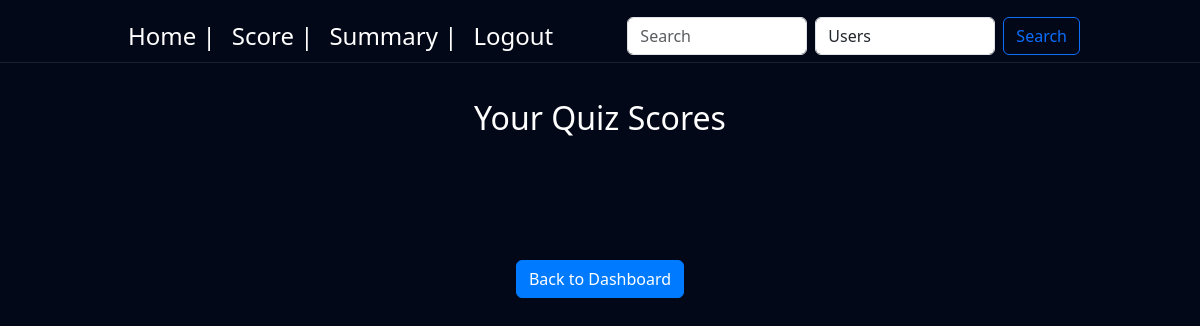
Page /scores (signed in) on the earlier database version.
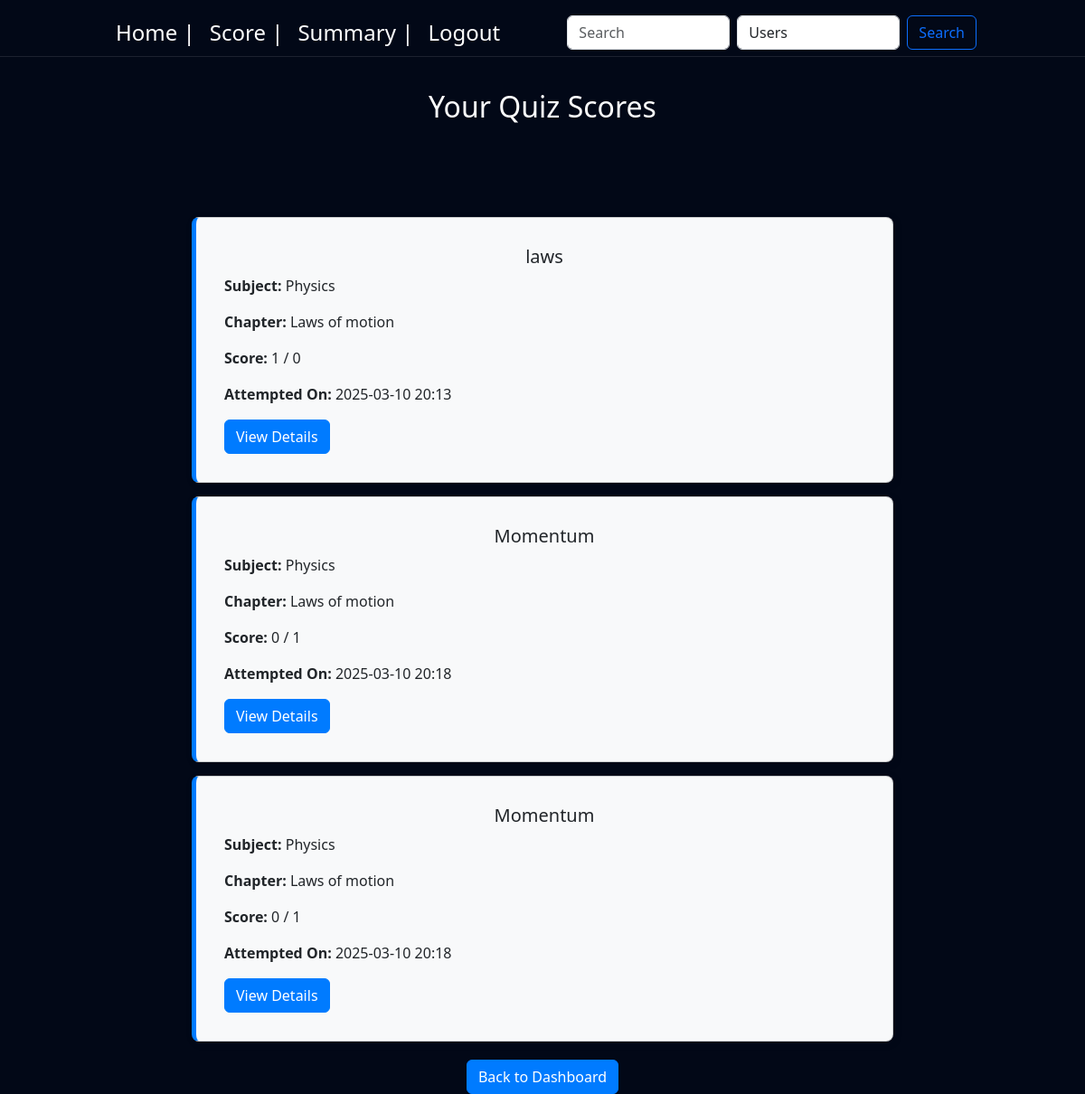
Same page on the later database version.
### controller/models.py (models this page shows)
class Score(db.Model):
    id = db.Column(db.Integer, primary_key=True, autoincrement=True)
    quiz_id = db.Column(db.Integer, db.ForeignKey('quiz.id'), nullable=False)
    user_id = db.Column(db.Integer, db.ForeignKey('user.user_id'), nullable=False)
    time_stamp_of_attempt = db.Column(db.DateTime, nullable=False)
    total_scored = db.Column(db.Integer, nullable=False)

class Quiz(db.Model):
    id = db.Column(db.Integer, primary_key=True, autoincrement=True)
    title = db.Column(db.String(255), nullable=False)
    chapter_id = db.Column(db.Integer, db.ForeignKey('chapter.id'), nullable=False)
    date_of_quiz = db.Column(db.Date, nullable=False)
    time_duration = db.Column(db.Integer, nullable=False)
    time_start = db.Column(db.Time, nullable=False)
    remarks = db.Column(db.String(500))
    questions = db.relationship('Question', backref='quiz', lazy=True)
    scores = db.relationship('Score', backref='quiz', lazy=True)

class Subject(db.Model):
    id = db.Column(db.Integer, primary_key=True, autoincrement=True)
    name = db.Column(db.String(50), unique=True, nullable=False)
    description = db.Column(db.String(50))
    chapters = db.relationship('Chapter', backref='subject', lazy=True)

class Chapter(db.Model):
    id = db.Column(db.Integer, primary_key=True, autoincrement=True)
    name = db.Column(db.String(150), nullable=False)
    description = db.Column(db.String(500))
    subject_id = db.Column(db.Integer, db.ForeignKey('subject.id'), nullable=False)
    quizzes = db.relationship('Quiz', backref='chapter', lazy=True)

### controller/routes.py (the view)
@app.route('/scores')
@login_required
def scores():
    user_scores = Score.query.filter_by(user_id=current_user.user_id).all()
    return render_template('scores.html', scores=user_scores)

### controller/models.py (called while the page is built)
    @property
    def is_admin(self):
        return any(role.name == 'admin' for role in self.roles)

### main.py (called while the page is built)
@login_manager.user_loader
def load_user(user_id):
    return User.query.get(int(user_id))

### templates/scores.html (shortened to what this page needs)
<!DOCTYPE html>
<html lang="en">
<head>
    {% block bootstrap_css %}
    <link href="https://cdn.jsdelivr.net/npm/bootstrap@5.3.3/dist/css/bootstrap.min.css" rel="stylesheet"
>
    {% endblock %}
    {% block custom_css %}
    <link rel="stylesheet" href="{{ url_for('static', filename='styles.css') }}">
    {% endblock %}
</head>
<body>
    {% include 'navbar2.html' %}
    {% block content %}
    <div class="heading">
    <h2 class="text-center">Your Quiz Scores</h2>
    </div>
    <div class="container">
        {% for score in scores %}
            <div class="card score-box">
                <div class="card-body">
                    <center><h5 class="card-title">{{ score.quiz.title }}</h5></center>
                    <p><strong>Subject:</strong> {{ score.quiz.chapter.subject.name }}</p>
                    <p><strong>Chapter:</strong> {{ score.quiz.chapter.name }}</p>
                    <p><strong>Score:</strong> {{ score.total_scored }} / {{ score.quiz.questions|length }}</p>
                    <p><strong>Attempted On:</strong> {{ score.time_stamp_of_attempt.strftime('%Y-%m-%d %H:%M') }}</p>
                    <div class="text-right">
                        <a href="{{ url_for('view_result', quiz_id=score.quiz_id) }}" class="btn btn-primary">View Details</a>
                    </div>
                </div>
            </div>
        {% endfor %}
    </div>
    <div class="back">
        <a href="{{ url_for('user_dashboard') }}" class="btn btn-primary">Back to Dashboard</a>
    </div>
{% endblock %}
</body>
</html>

Differences in the rows shown:
added Score: quiz "laws", quiz.chapter.subject.name "Physics", quiz.chapter.name "Laws of motion", total_scored "1", quiz.questions|length "0", time_stamp_of_attempt "2025-03-10 20:13"
added Score: quiz "Momentum", quiz.chapter.subject.name "Physics", quiz.chapter.name "Laws of motion", total_scored "0", quiz.questions|length "1", time_stamp_of_attempt "2025-03-10 20:18"
added Score: quiz "Momentum", quiz.chapter.subject.name "Physics", quiz.chapter.name "Laws of motion", total_scored "0", quiz.questions|length "1", time_stamp_of_attempt "2025-03-10 20:18"
